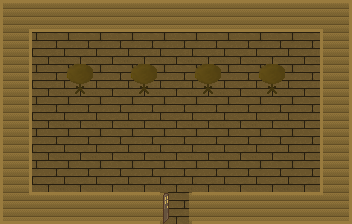

The image is a tile-based game level rendered from a .tmx file. Its description and source (layers, tilesets, objects; grid data summarised) follow:
An orthogonal 11x7 tile map with 32x32 px tiles, 2 tile layers (Terrain, Objects), 2 tilesets and 10 objects (4x Doodad, 4x Triggers, Trigger, Spawn).

<map version="1.0" orientation="orthogonal" width="11" height="7" tilewidth="32" tileheight="32">
 <tileset firstgid="1" source="tilesets/town.tsx" />
 <tileset firstgid="193" source="tilesets/crystal.tsx" />
 <layer name="Terrain" width="11" height="7">
  <data>[77 cells, 77 non-empty, 4 distinct tile ids]</data>
 </layer>
 <layer name="Objects" width="11" height="7">
  <data>[77 cells, 31 non-empty, 6 distinct tile ids]</data>
 </layer>
 <objectgroup name="Doodads" width="11" height="7">
  <object name="Pink" type="Doodad" gid="221" x="64" y="32">
   <properties>
    <property name="clip" value="crystal_pink" />
   </properties>
  </object>
  <object name="Red" type="Doodad" gid="214" x="128" y="32">
   <properties>
    <property name="clip" value="crystal_orange" />
   </properties>
  </object>
  <object name="Green" type="Doodad" gid="200" x="192" y="32">
   <properties>
    <property name="clip" value="crystal_green" />
   </properties>
  </object>
  <object name="Blue" type="Doodad" gid="193" x="256" y="32">
   <properties>
    <property name="clip" value="crystal_blue" />
   </properties>
  </object>
 </objectgroup>
 <objectgroup name="Triggers" width="11" height="7">
  <object name="Exit" type="Trigger" x="160" y="192" width="32" height="32">
   <properties>
    <property name="trigger_type" value="exit" />
   </properties>
  </object>
  <object type="Triggers" x="64" y="96" width="32" height="32" />
  <object type="Triggers" x="128" y="96" width="32" height="32" />
  <object type="Triggers" x="192" y="96" width="32" height="32" />
  <object type="Triggers" x="256" y="96" width="32" height="32" />
 </objectgroup>
 <objectgroup name="Spawns" width="11" height="7">
  <object name="1" type="Spawn" x="160" y="160" width="32" height="32">
   <properties>
    <property name="faction" value="Player" />
    <property name="name" value="1" />
   </properties>
  </object>
 </objectgroup>
</map>
